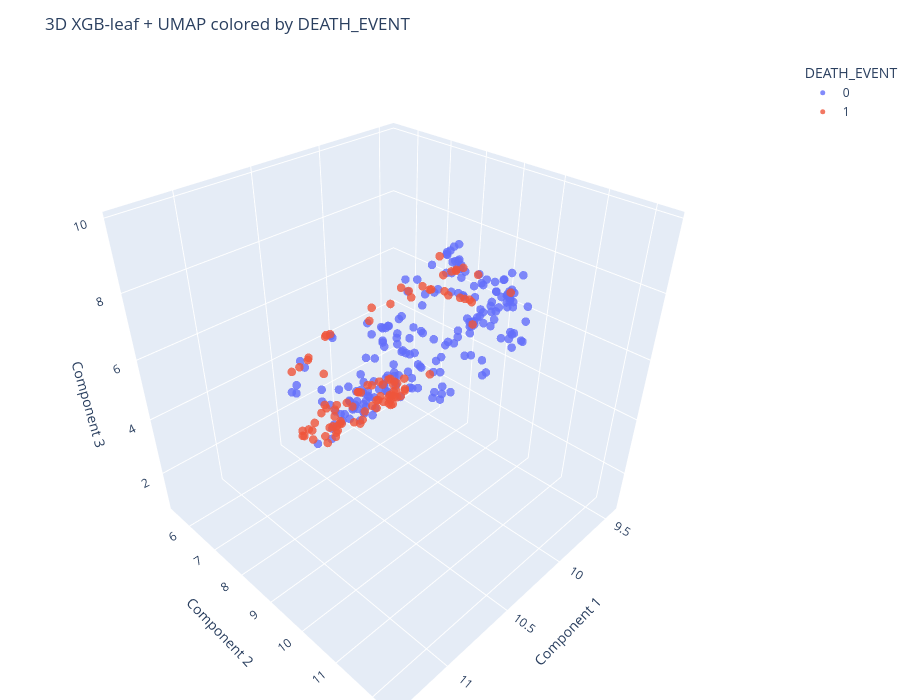

The notebook cell this image was saved under:
### Markdown cell above
<a id="xgb-leaf-umap"></a>
### XGBoost Leaf Embedding + UMAP

### Code cell
xgb = XGBClassifier(n_estimators=600, max_depth=5, learning_rate=0.01, subsample=0.8, colsample_bytree=0.8, min_child_weight=3, reg_lambda=1.0, objective="binary:logistic", eval_metric="logloss", random_state=SEED)
xgb.fit(X_p_reduced, y) 

leaf_idx = xgb.apply(X_p_reduced)
umap_leaf = u.UMAP(n_components=3, n_neighbors=60, min_dist=0.0, metric="hamming", random_state=SEED)
X_umap_xgb = umap_leaf.fit_transform(leaf_idx)

df_umap_xgb = pd.DataFrame(X_umap_xgb, columns=["UMAP_XGB_1","UMAP_XGB_2","UMAP_XGB_3"])
joblib.dump(df_umap_xgb, "../outputs/dim_red/embeddings/X_umap_xgb.pkl")

df_umap_xgb[TARGET_COL] = y.values
joblib.dump(df_umap_xgb, "../outputs/dim_red/df_umap_xgb.pkl")

plot_3d(df_umap_xgb[["UMAP_XGB_1","UMAP_XGB_2","UMAP_XGB_3"]].values, y, algorithm="XGB-leaf + UMAP")

### Figure 1 — Plotly figure (JSON) as saved in the notebook; plotly's stock layout.template omitted (floating-point values rounded to 4 significant figures; data arrays with more than 128 entries replaced by an {"elided": "..."} marker saying what was removed)
{"data": [{"hovertemplate": "<b>DEATH_EVENT</b>: 0<br>Component 1: %{x:.3f}<br>Component 2: %{y:.3f}<br>Component 3: %{z:.3f}<extra></extra>", "marker": {"line": {"width": 0}, "opacity": 0.8, "size": 5}, "mode": "markers", "name": "0", "type": "scatter3d", "x": {"elided": "203 float values"}, "y": {"elided": "203 float values"}, "z": {"elided": "203 float values"}}, {"hovertemplate": "<b>DEATH_EVENT</b>: 1<br>Component 1: %{x:.3f}<br>Component 2: %{y:.3f}<br>Component 3: %{z:.3f}<extra></extra>", "marker": {"line": {"width": 0}, "opacity": 0.8, "size": 5}, "mode": "markers", "name": "1", "type": "scatter3d", "x": [9.796, 9.975, 10.09, 10.33, 9.946, 9.546, 10.19, 9.607, 9.761, 9.539, 9.504, 10.23, 10.34, 10.27, 9.624, 9.917, 10.15, 10.21, 9.623, 9.966, 10.01, 9.681, 9.733, 9.691, 9.671, 9.487, 9.631, 9.518, 9.432, 10.02, 9.778, 9.593, 9.515, 9.814, 9.911, 9.807, 10.22, 9.59, 9.771, 9.705, 10.1, 10.1, 9.816, 10.3, 10.31, 10.44, 9.802, 9.578, 9.654, 9.708, 10.45, 10.2, 10.55, 9.708, 10.38, 10.02, 10.37, 10.45, 10.39, 10.12, 10.74, 10.13, 10.54, 9.932, 9.5, 9.78, 10.04, 10.63, 10.56, 10.49, 10.15, 9.841, 10.72, 9.906, 10.17, 10.45, 10.08, 9.624, 10.67, 9.846, 9.623, 9.711, 10.51, 9.681, 9.79, 10.38, 9.79, 10.1, 10.66, 10.28, 10.4, 10.19, 10.17, 10.08, 10.09, 10.11], "y": [5.498, 6.252, 5.62, 6.262, 5.528, 5.831, 6.05, 6.207, 6.5, 5.614, 5.715, 6.43, 6.414, 6.397, 6.128, 6.405, 5.966, 6.366, 5.938, 5.837, 6.485, 5.493, 6.371, 6.407, 6.243, 5.763, 5.598, 5.608, 5.845, 6.084, 6.576, 5.58, 6.168, 6.434, 6.543, 5.445, 6.215, 6.417, 6.626, 5.827, 5.935, 6.646, 5.453, 6.649, 6.391, 6.268, 6.592, 6.237, 5.725, 5.427, 5.946, 5.583, 6.463, 5.769, 6.798, 5.441, 5.791, 6.329, 6.151, 5.434, 7.149, 5.445, 6.359, 7.704, 8.168, 7.827, 7.516, 7.264, 7.393, 7.228, 7.257, 7.81, 7.337, 7.693, 7.42, 7.198, 8.872, 8.659, 7.403, 8.085, 8.589, 8.509, 7.337, 8.558, 8.41, 8.924, 8.293, 9.528, 10.04, 9.76, 10.04, 9.673, 9.75, 10.78, 10.05, 9.736], "z": [1.222, 1.017, 1.284, 1.266, 1.158, 1.177, 1.571, 1.033, 1.497, 1.247, 1.143, 1.662, 1.147, 1.178, 1.274, 1.571, 0.9993, 1.653, 0.8819, 1.27, 1.629, 1.251, 1.547, 1.399, 1.287, 1.05, 1.368, 1.229, 1.189, 0.8886, 1.376, 1.128, 1.141, 1.501, 1.562, 1.231, 1.085, 1.423, 1.435, 0.8846, 0.946, 1.462, 1.25, 1.74, 1.689, 1.436, 1.51, 1.031, 0.8585, 1.284, 1.394, 1.41, 2.031, 0.8462, 2.22, 1.196, 1.306, 1.89, 1.902, 1.295, 5.346, 1.488, 2.132, 6.65, 5.791, 6.478, 6.324, 5.647, 5.017, 6.012, 5.839, 6.695, 5.575, 6.387, 6.404, 5.983, 4.835, 5.444, 5.737, 6.739, 6.164, 6.432, 6.162, 6.364, 6.607, 5.045, 6.683, 8.453, 9.244, 8.752, 9.569, 8.652, 8.712, 8.436, 8.582, 8.655]}], "layout": {"height": 700, "legend": {"itemsizing": "trace", "title": {"text": "DEATH_EVENT"}}, "margin": {"b": 0, "l": 0, "r": 0, "t": 60}, "scene": {"xaxis": {"title": {"text": "Component 1"}}, "yaxis": {"title": {"text": "Component 2"}}, "zaxis": {"title": {"text": "Component 3"}}}, "title": {"text": "3D XGB-leaf + UMAP colored by DEATH_EVENT"}, "width": 900}}
